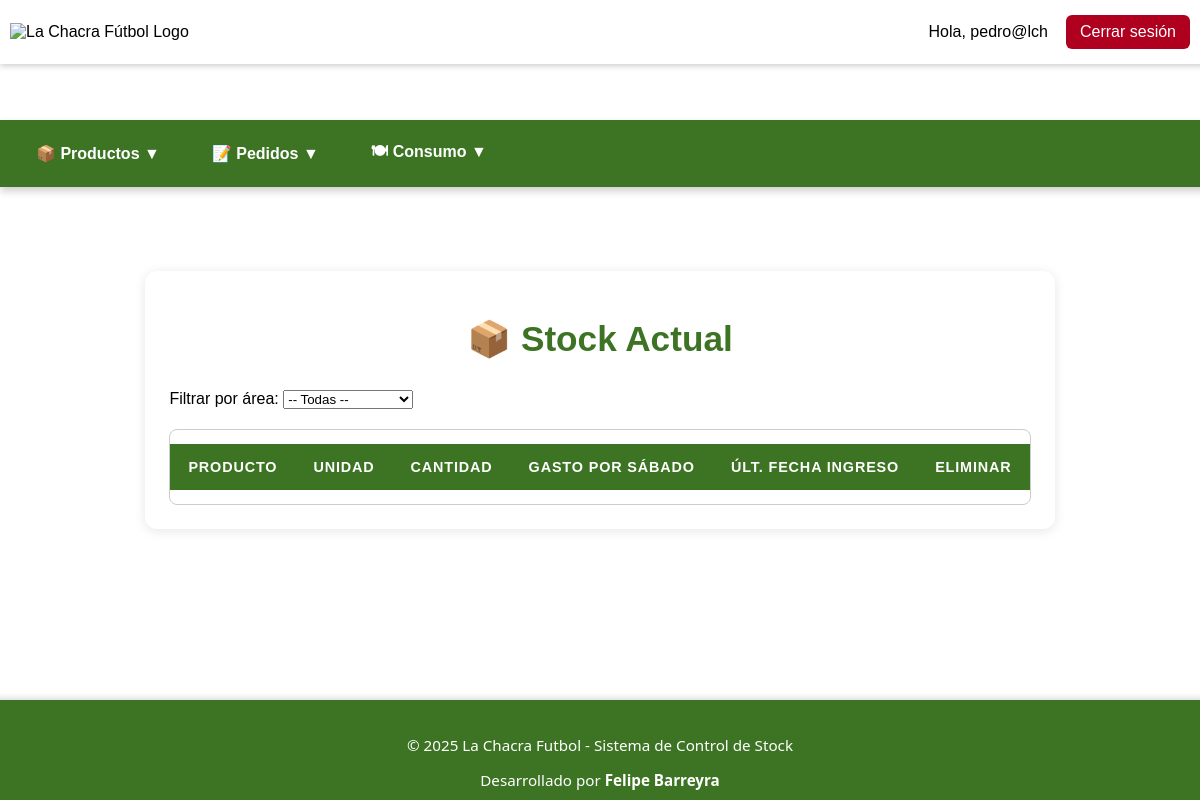
The page /index.php (signed in) on the database as committed earlier.
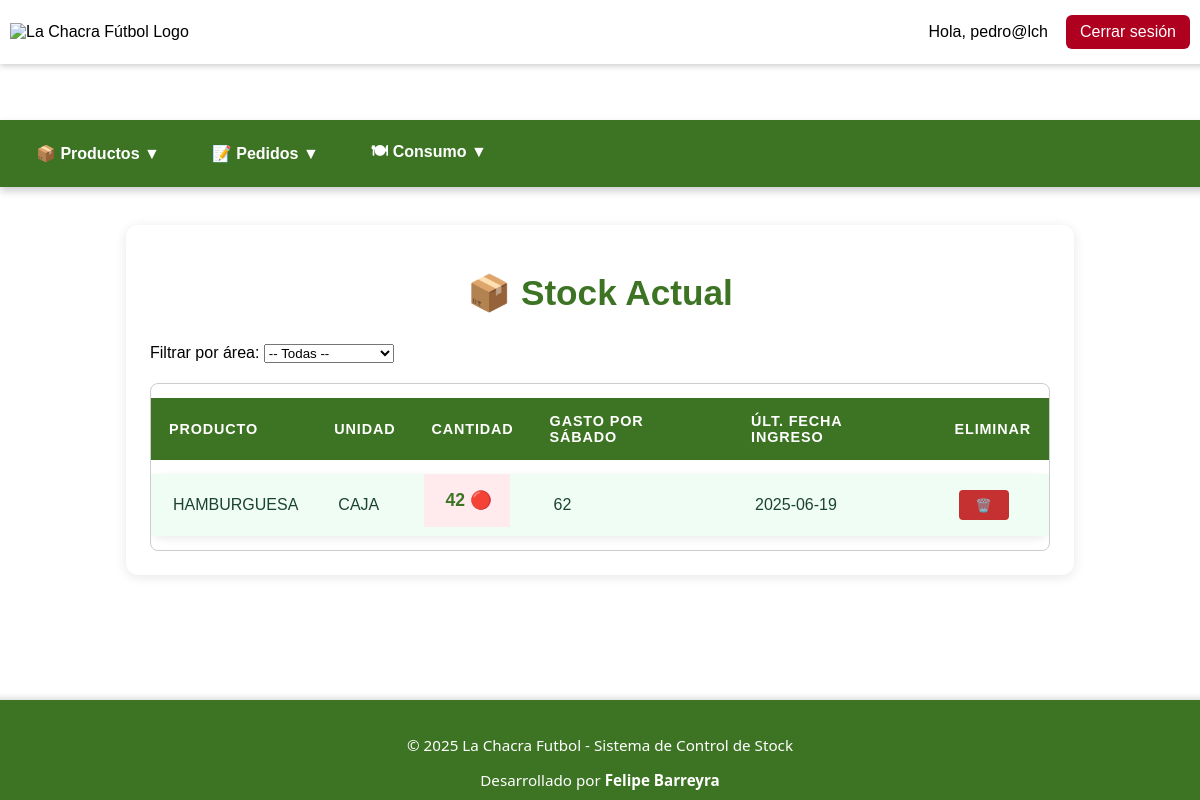
The same page on the database as committed later.
### tables this page shows
CREATE TABLE `productos` (
  `id` int(11) NOT NULL,
  `nombre` varchar(100) DEFAULT NULL,
  `unidad_medida` varchar(50) DEFAULT NULL,
  `cantidad_actual` decimal(10,2) DEFAULT NULL,
  `gasto_x_sabado` decimal(10,2) DEFAULT NULL,
  `fecha_ingreso` date NOT NULL DEFAULT current_timestamp(),
  `id_area` int(11) DEFAULT NULL
);

### controllers/controllerproducto.php (called while the page is built, shortened)
<?php
require_once __DIR__ . '/../models/modelproducto.php';
class StockController {
    public function stockActual() {
        global $pdo;
        $productoModel = new Producto($pdo);
        $id_area = $_GET['id_area'] ?? null;
        if ($id_area) {
            $productos = $productoModel->obtenerProductosPorArea($id_area);
            $areaSeleccionada = $productoModel->obtenerNombreArea($id_area);
        } else {
            $productos = $productoModel->obtenerStockPorArea();
        }
        include __DIR__ . '/../views/stock/actual.php';
    }
}

### models/modelproducto.php (called while the page is built, shortened)
<?php
class Producto {
    private $pdo;
    public function __construct($pdo) {
        $this->pdo = $pdo;
    }
    public function obtenerStockPorArea() {
        $sql = "SELECT p.*, a.nombre AS nombre_area, a.id AS id_area
                FROM productos p
                JOIN areas a ON p.id_area = a.id
                ORDER BY a.nombre, p.nombre";
        $stmt = $this->pdo->query($sql);
        return $stmt->fetchAll();
    }
}

### views/stock/actual.php (the view, shortened to what this page needs)
<!DOCTYPE html>
<html lang="es">
<head>
    <link rel="stylesheet" href="css/styles.css">
</head>
<body>
<?php
function mostrarDecimalLimpio($num) {
    return rtrim(rtrim(number_format($num, 2, '.', ''), '0'), '.');
}
?>
<div class="stock-actual-container">
    <h1>📦 Stock Actual <?= isset($areaSeleccionada) ? "– Área: $areaSeleccionada" : "" ?></h1>
    <form method="GET" action="" class="stock-filter-form">
        <label for="id_area">Filtrar por área:</label>
        <select name="id_area" id="id_area" onchange="this.form.submit()">
            <option value="">-- Todas --</option>
        </select>
    </form>
    <div class="stock-scroll">
        <table>
            <thead>
                <tr>
                    <th>Producto</th>
                    <th>Unidad</th>
                    <th>Cantidad</th>
                    <th>Gasto por Sábado</th>
                    <th>Últ. Fecha Ingreso</th>
                    <th>Eliminar</th>
                </tr>
            </thead>
            <tbody>
                <?php foreach ($productos as $p): ?>
                    <tr>
                        <td data-label="Producto"><?= htmlspecialchars($p['nombre']) ?></td>
                        <td data-label="Unidad"><?= htmlspecialchars($p['unidad_medida']) ?></td>
                        <?php
                        $cantidad = $p['cantidad_actual'];
                        $gasto = $p['gasto_x_sabado'];
                        $alertaStock = ($cantidad < $gasto);
                        ?>
                        <td class="<?= $alertaStock ? 'stock-alerta tooltip' : 'stock-ok tooltip' ?>">
                            <?= mostrarDecimalLimpio($cantidad) ?>
                            <?= $alertaStock ? ' 🔴' : ' ✅' ?>
                        </td>
                        <td data-label="Gasto por Sábado"><?= mostrarDecimalLimpio($p['gasto_x_sabado']) ?></td>
                        <td data-label="Fecha Ingreso"><?= isset($p['fecha_ingreso']) ? htmlspecialchars($p['fecha_ingreso']) : 'N/D' ?></td>
                        <td>
                        <form method="POST" action="index.php?seccion=eliminar_producto"
                            onsubmit="return confirm('¿Estás seguro de eliminar este producto? Esta acción no se puede deshacer.');"
                            style="display:inline;">
                            <button type="submit" class="btn-eliminar-pro" title="Eliminar Producto">🗑️</button>
                        </form>
                        </td>
                    </tr>
                <?php endforeach; ?>
            </tbody>
        </table>
    </div>
</div>
</body>
</html>

### index.php (shortened to what this page needs)
<!DOCTYPE html>
<html lang="es">
<head>
    <link rel="stylesheet" href="css/styles.css">
</head>
<body>
    <?php require_once __DIR__ . '/views/header.php'; ?>
    <?php require_once __DIR__ . '/views/nav.php'; ?>
<?php
require_once __DIR__ . '/config/db.php';
$seccion = isset($_GET['seccion']) ? $_GET['seccion'] : 'stock';
switch ($seccion) {
    case 'stock':
        require_once __DIR__ . '/controllers/controllerproducto.php';
        $controller = new StockController();
        $controller->stockActual();
    break;
}
require_once __DIR__ . '/views/footer.php';
?>
</body>
</html>

### views/header.php
<header>
    <div class="logo">
        <img src="https://www.lachacrafutbol.com.ar/web/wp-content/uploads/2023/02/previewiso-futbollch.svg" alt="La Chacra Fútbol Logo" width="100" height="100">
    </div>
    <div class="user-section">
        <div>Hola, <?= htmlspecialchars($_SESSION['usuario']) ?></div>
        <a href="logout.php" class="logout-btn">Cerrar sesión</a>
    </div>
</header>

### views/nav.php (shortened to what this page needs)
<header class="navbar">
  <div class="navbar-container">
    <div class="navbar-links">
    <div class="dropdown">
    <button class="dropbtn"> 📦 Productos ▼</button>
    </div>
      <div class="dropdown">
        <button class="dropbtn">📝 Pedidos ▼</button>
      </div>
      <div class="dropdown">
        <button class="dropbtn">🍽 Consumo ▼</button>
      </div>
    </div>
  </div>
</header>

### views/footer.php
<footer class="footer">
  <div class="footer-container">
    <p>&copy; <?= date('Y') ?> La Chacra Futbol - Sistema de Control de Stock</p>
    <p>Desarrollado por <strong>Felipe Barreyra</strong></p>
  </div>
</footer>

### css/styles.css (style rules this page uses)
body { font-family: Arial, sans-serif; background-color: #fff; margin: 0; display: flex; justify-content: center; align-items: center; height: 100vh; }
button { width: 100%; padding: 12px; background-color: #337913; border: none; color: white; font-size: 16px; border-radius: 6px; cursor: pointer; }
header { position: fixed; top: 0; left: 0; width: 100%; background: #ffffff; color: black; padding: 15px 10px; display: flex; justify-content: space-between; align-items: center; z-index: 1000; box-shadow: 0 2px 6px rgba(0, 0, 0, 0.2); }
header .user-section { display: flex; align-items: center; gap: 18px; font-size: 1rem; color: black; margin-right: 20px; }
header .logout-btn { background-color: #b00020; color: white; padding: 8px 14px; border-radius: 6px; text-decoration: none; font-weight: 500; transition: background-color 0.25s ease; }
.stock-actual-container { max-width: 900px; margin: 2rem auto; padding: 1.5rem; background: #fff; border-radius: 12px; box-shadow: 0 2px 12px rgba(0, 0, 0, 0.1); }
.stock-scroll { max-height: 500px; overflow-y: auto; margin-top: 20px; border-radius: 8px; border: 1px solid #ccc; }
.stock-actual-container > h1 { text-align: center; color:#3d7424; font-weight: 700; font-size: 2.2rem; margin-bottom: 30px; }
.stock-actual-container table { width: 100%; border-collapse: separate; border-spacing: 0 14px; font-size: 1rem; }
.btn-eliminar-pro { background-color: #c53030; color: #fff; width: 50px; height: 30px; font-size: 0.8rem; display: flex; justify-content: center; align-items: center; border-radius: 4px; }
.stock-actual-container thead tr { background-color: #3d7424; color: #fff; text-transform: uppercase; font-weight: 700; letter-spacing: 0.06em; font-size: 0.9rem; border-radius: 14px 14px 0 0; }
.stock-actual-container thead th { padding: 15px 18px; text-align: left; }
.stock-actual-container tbody tr { background-color: #f0fdf4; box-shadow: 0 3px 8px rgba(0,0,0,0.08); border-radius: 12px; transition: background-color 0.25s ease; }
.stock-actual-container tbody td { padding: 16px 18px; vertical-align: middle; color: #1b4332; border-left: 4px solid transparent; transition: border-color 0.25s ease; }
.stock-actual-container tbody td:nth-child(3) { font-weight: 700; font-size: 1.1rem; color: #3d7424; }
.stock-alerta { color: #c62828; font-weight: bold; background-color: #ffebee; border-left: 5px solid #e53935; position: relative; animation: shake 0.3s ease-in-out 2; cursor: help; margin-left: 10px; }
.tooltip { position: relative; }
.navbar { display: flex; align-items: center; justify-content: space-between; background-color: #3d7424; color: white; padding: 10px 20px; font-family: 'Segoe UI', sans-serif; position: fixed; top: 120px; z-index: 1000; box-shadow: 0 4px 8px rgba(0,0,0,0.2); }
.navbar-container { display: flex; justify-content: space-between; align-items: center; width: 100%; }
.navbar-links { display: flex; align-items: center; gap: 20px; }
.dropdown { position: relative; display: inline-block; }
.dropbtn { background-color: #3d7424; color: white; border: none; padding: 10px 16px; font-weight: bold; cursor: pointer; border-radius: 6px; }
.tooltip { position: relative; cursor: help; display: inline-block; }
.stock-alerta { color: #e53935; font-weight: 700; }
.footer { background-color: #3d7424; color: white; padding: 20px 10px; text-align: center; font-family: 'Segoe UI', sans-serif; font-size: 0.95rem; margin-top: 40px; box-shadow: 0 -2px 6px rgba(0, 0, 0, 0.15); position: fixed; bottom: 0; width: 100%; height: 60px; }
.footer-container { max-width: 1200px; margin: 0 auto; }

Rows that differ between the two databases and show on the page:
added productos: nombre "HAMBURGUESA", unidad_medida "CAJA", cantidad_actual "42", gasto_x_sabado "62", fecha_ingreso "2025-06-19"
